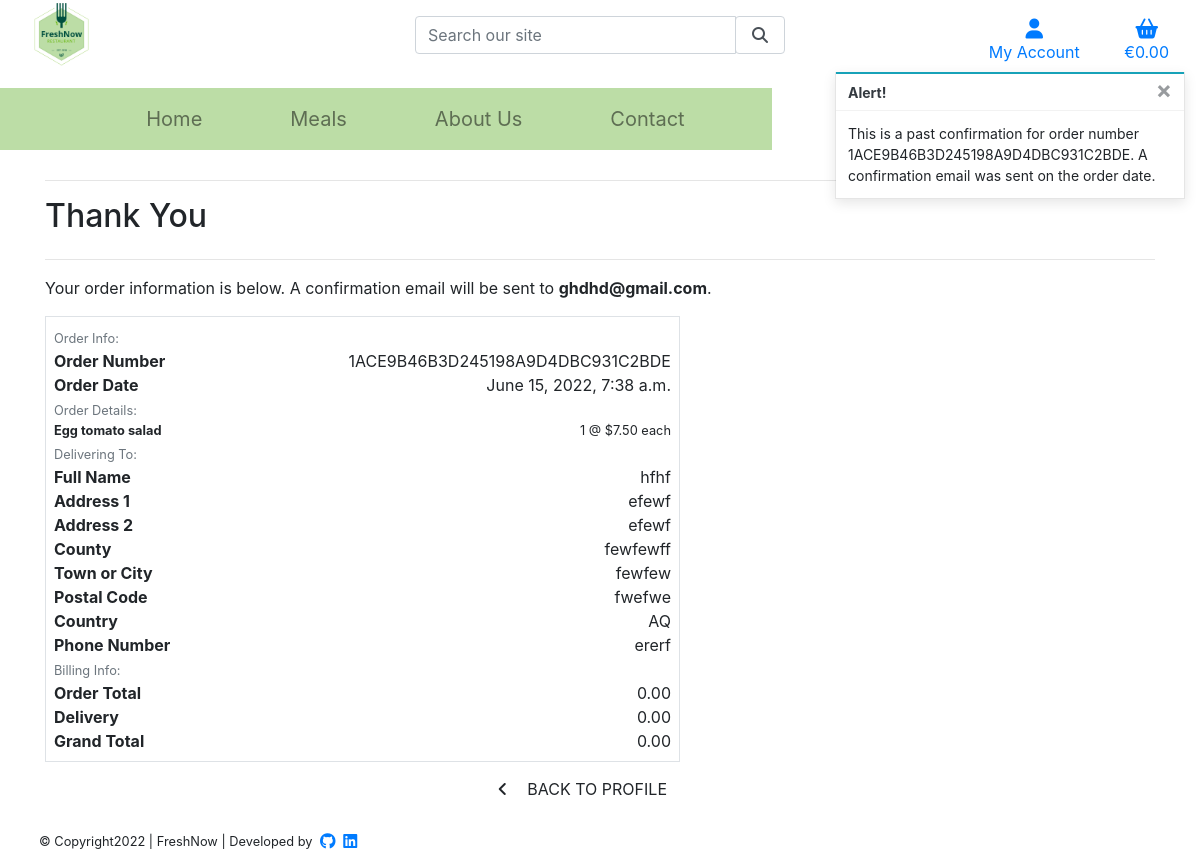
/profile/order_history/1ACE9B46B3D245198A9D4DBC931C2BDE, run on the app's committed database.
### checkout/models.py (models this page shows, shortened)
class Order(models.Model):
    order_number = models.CharField(max_length=32, null=False, editable=False)
    user_profile = models.ForeignKey(UserProfile, on_delete=models.SET_NULL,
                                     null=True, blank=True, related_name='orders')
    full_name = models.CharField(max_length=50, null=False, blank=False)
    email = models.EmailField(max_length=254, null=False, blank=False)
    phone_number = models.CharField(max_length=20, null=False, blank=False)
    country = CountryField(blank_label='Country *', null=False, blank=False)
    postcode = models.CharField(max_length=20, null=True, blank=True)
    town_or_city = models.CharField(max_length=40, null=False, blank=False)
    street_address1 = models.CharField(max_length=80, null=False, blank=False)
    street_address2 = models.CharField(max_length=80, null=True, blank=True)
    county = models.CharField(max_length=80, null=True, blank=True)
    date = models.DateTimeField(auto_now_add=True)
    delivery_cost = models.DecimalField(max_digits=6, decimal_places=2, null=False, default=0)
    order_total = models.DecimalField(max_digits=10, decimal_places=2, null=False, default=0)
    grand_total = models.DecimalField(max_digits=10, decimal_places=2, null=False, default=0)
    original_bag = models.TextField(null=False, blank=False, default='')
    stripe_pid = models.CharField(max_length=254, null=False, blank=False, default='')

class OrderLineItem(models.Model):
    order = models.ForeignKey(Order, null=False, blank=False, on_delete=models.CASCADE, related_name='lineitems')
    product = models.ForeignKey(Product, null=False, blank=False, on_delete=models.CASCADE)
    spicy_level = models.CharField(max_length=2, null=True, blank=True) # XS, S, M, L, XL
    quantity = models.IntegerField(null=False, blank=False, default=0)
    lineitem_total = models.DecimalField(max_digits=6, decimal_places=2, null=False, blank=False, editable=False)

### products/models.py (models this page shows, shortened)
class Product(models.Model):
    category = models.ForeignKey(
        'Category', null=True, blank=True, on_delete=models.SET_NULL)
    sku = models.CharField(max_length=254, null=True, blank=True)
    name = models.CharField(max_length=254)
    description = models.TextField()
    price = models.DecimalField(max_digits=6, decimal_places=2)
    rating = models.DecimalField(
        max_digits=6, decimal_places=2, null=True, blank=True)
    image = models.ImageField(null=True, blank=True)
    calories= models.DecimalField(
        max_digits=6, null=True, blank=True, decimal_places=0)
    label = models.CharField(choices=LABEL_CHOICES, max_length=1, default=False)
    is_spicy = models.BooleanField(default=False, null=True, blank=True)

### profiles/views.py (the view)
# urls.py: path('order_history/<order_number>', views.order_history, name='order_history'),
def order_history(request, order_number):
    order = get_object_or_404(Order, order_number=order_number)
    messages.info(request, (
        f'This is a past confirmation for order number {order_number}. '
        'A confirmation email was sent on the order date.'
    ))
    template = 'checkout/checkout_success.html'
    context = {
        'order': order,
        'from_profile': True,
    }
    return render(request, template, context)

### bag/contexts.py (called while the page is built, shortened)
def bag_contents(request):
    bag_items = []
    total = 0
    product_count = 0
    bag = request.session.get('bag', {})
    if total < settings.FREE_DELIVERY_THRESHOLD:
        delivery = total * Decimal(settings.STANDARD_DELIVERY_PERCENTAGE / 100)
        free_delivery_delta = settings.FREE_DELIVERY_THRESHOLD - total
    else:
        delivery = 0
        free_delivery_delta = 0
    grand_total = delivery + total
    context = {
        'bag_items': bag_items,
        'total': total,
        'product_count': product_count,
        'delivery': delivery,
        'free_delivery_delta': free_delivery_delta,
        'free_delivery_threshold': settings.FREE_DELIVERY_THRESHOLD,
        'grand_total': grand_total,
    }
    return context

### products/contexts.py (called while the page is built)
def all_categories(request):
    category_list = Category.objects.all()
    context = {
        'category_list': category_list,
    }
    return context

### checkout/templates/checkout/checkout_success.html (shortened to what this page needs)
{% extends "base.html" %}
{% load static %}
{% block extra_css %}
    <link rel="stylesheet" href="{% static 'checkout/css/checkout.css' %}">
{% endblock %}
{% block page_header %}
    <div class="container header-container">
    </div>
{% endblock %}
{% block content %}
    <div class="container">
        <div class="row">
            <div class="col">
                <hr>
                <h2 class="logo-font mb-4">Thank You</h2>
                <hr>
                <p class="text-black">Your order information is below. A confirmation email will be sent to <strong>{{ order.email }}</strong>.</p>
            </div>
        </div>
        <div class="row">
            <div class="col-12 col-lg-7">
                <div class="order-confirmation-wrapper p-2 border">
                    <div class="row">
                        <div class="col">
                            <small class="text-muted">Order Info:</small>
                        </div>
                    </div>
                    <div class="row">
                        <div class="col-12 col-md-4">
                            <p class="mb-0 text-black font-weight-bold">Order Number</p>
                        </div>
                        <div class="col-12 col-md-8 text-md-right">
                            <p class="mb-0">{{ order.order_number }}</p>
                        </div>
                    </div>
                    <div class="row">
                        <div class="col-12 col-md-4">
                            <p class="mb-0 text-black font-weight-bold">Order Date</p>
                        </div>
                        <div class="col-12 col-md-8 text-md-right">
                            <p class="mb-0">{{ order.date }}</p>
                        </div>
                    </div>
                    <div class="row">
                        <div class="col">
                            <small class="text-muted">Order Details:</small>
                        </div>
                    </div>
                    {% for item in order.lineitems.all %}
                    <div class="row">
                        <div class="col-12 col-md-4">
                            <p class="small mb-0 text-black font-weight-bold">
                                {{ item.product.name }}{% if item.product_size %} - Size {{ item.product.size|upper }}{% endif %}
                            </p>
                        </div>
                        <div class="col-12 col-md-8 text-md-right">
                            <p class="small mb-0">{{ item.quantity }} @ ${{ item.product.price }} each</p>
                        </div>
                    </div>
                    {% endfor %}
                    <div class="row">
                        <div class="col">
                            <small class="text-muted">Delivering To:</small>
                        </div>
                    </div>
                    <div class="row">
                        <div class="col-12 col-md-4">
                            <p class="mb-0 text-black font-weight-bold">Full Name</p>
                        </div>
                        <div class="col-12 col-md-8 text-md-right">
                            <p class="mb-0">{{ order.full_name }}</p>
                        </div>
                    </div>
                    <div class="row">
                        <div class="col-12 col-md-4">
                            <p class="mb-0 text-black font-weight-bold">Address 1</p>
                        </div>
                        <div class="col-12 col-md-8 text-md-right">
                            <p class="mb-0">{{ order.street_address1 }}</p>
                        </div>
                    </div>
                    {% if order.street_address2 %}
                    <div class="row">
                        <div class="col-12 col-md-4">
                            <p class="mb-0 text-black font-weight-bold">Address 2</p>
                        </div>
                        <div class="col-12 col-md-8 text-md-right">
                            <p class="mb-0">{{ order.street_address1 }}</p>
                        </div>
                    </div>
                    {% endif %}
                    {% if order.county %}
                    <div class="row">
                        <div class="col-12 col-md-4">
                            <p class="mb-0 text-black font-weight-bold">County</p>
                        </div>
                        <div class="col-12 col-md-8 text-md-right">
                            <p class="mb-0">{{ order.county }}</p>
                        </div>
                    </div>
                    {% endif %}
                    <div class="row">
                        <div class="col-12 col-md-4">
                            <p class="mb-0 text-black font-weight-bold">Town or City</p>
                        </div>
                        <div class="col-12 col-md-8 text-md-right">
                            <p class="mb-0">{{ order.town_or_city }}</p>
                        </div>
                    </div>
                    {% if order.postcode %}
                    <div class="row">
                        <div class="col-12 col-md-4">
                            <p class="mb-0 text-black font-weight-bold">Postal Code</p>
                        </div>
                        <div class="col-12 col-md-8 text-md-right">
                            <p class="mb-0">{{ order.postcode }}</p>
                        </div>
                    </div>
                    {% endif %}
                    <div class="row">
                        <div class="col-12 col-md-4">
                            <p class="mb-0 text-black font-weight-bold">Country</p>
                        </div>
                        <div class="col-12 col-md-8 text-md-right">
                            <p class="mb-0">{{ order.country }}</p>
                        </div>
                    </div>
                    <div class="row">
                        <div class="col-12 col-md-4">
                            <p class="mb-0 text-black font-weight-bold">Phone Number</p>
                        </div>
                        <div class="col-12 col-md-8 text-md-right">
                            <p class="mb-0">{{ order.phone_number }}</p>
                        </div>
                    </div>
                    <div class="row">
                        <div class="col">
                            <small class="text-muted">Billing Info:</small>
                        </div>
                    </div>
                    <div class="row">
                        <div class="col-12 col-md-4">
                            <p class="mb-0 text-black font-weight-bold">Order Total</p>
                        </div>
                        <div class="col-12 col-md-8 text-md-right">
                            <p class="mb-0">{{ order.order_total }}</p>
                        </div>
                    </div>
                    <div class="row">
                        <div class="col-12 col-md-4">
                            <p class="mb-0 text-black font-weight-bold">Delivery</p>
                        </div>
                        <div class="col-12 col-md-8 text-md-right">
                            <p class="mb-0">{{ order.delivery_cost }}</p>
                        </div>
                    </div>
                    <div class="row">
                        <div class="col-12 col-md-4">
                            <p class="mb-0 text-black font-weight-bold">Grand Total</p>
                        </div>
                        <div class="col-12 col-md-8 text-md-right">
                            <p class="mb-0">{{ order.grand_total }}</p>
                        </div>
                    </div>
                </div>
            </div>
        </div>
        <div class="row">
            <div class="col-12 col-lg-7 text-right">
                {% if from_profile %}
                    <a href="{% url 'profile' %}" class="btn btn-black rounded-0 my-2">
                        <span class="icon mr-2">
                            <i class="fas fa-angle-left"></i>
                        </span>
                        <span class="text-uppercase">Back to Profile</span>
                    </a>
                {% endif %}
			</div>
		</div>
    </div>
{% endblock %}

### static/css/base.css (style rules this page uses)
html { height: 100%; scroll-behavior: smooth; }
.icon { align-items: center; display: inline-flex; justify-content: center; height: 1.5rem; width: 1.5rem; }
@media (min-width: 992px) { .header-container { padding-top: 164px; } }

### data on the page
Order: email "ghdhd@gmail.com", order_number "1ACE9B46B3D245198A9D4DBC931C2BDE", date "June 15, 2022, 7:38 a.m.", full_name "hfhf", street_address1 "efewf", county "fewfewff", town_or_city "fewfew", postcode "fwefwe", country "AQ", phone_number "ererf", order_total "0.00", delivery_cost "0.00", grand_total "0.00"
OrderLineItem: product.name "Egg tomato salad", quantity "1", product.price "7.50"

### other printed values
{{ message }} "This is a past confirmation for order number 1ACE9B46B3D245198A9D4DBC931C2BDE. A confirmation email was sent on the order date."
